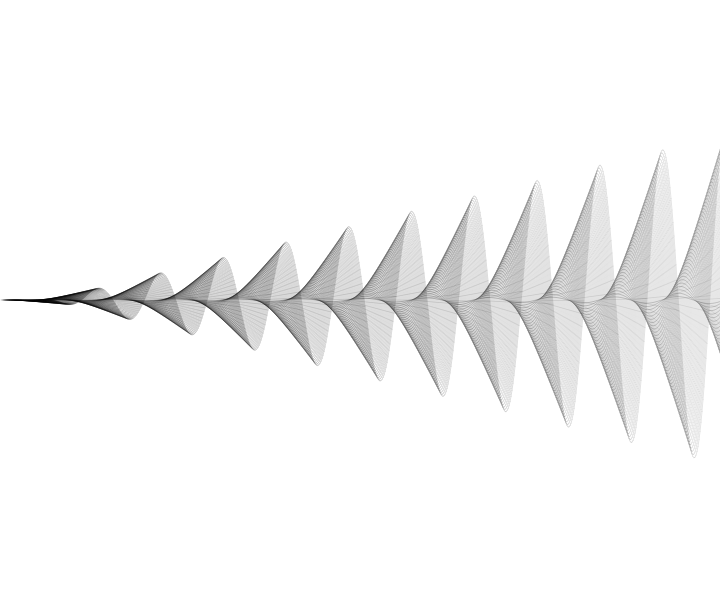
Frame 1 (no input)
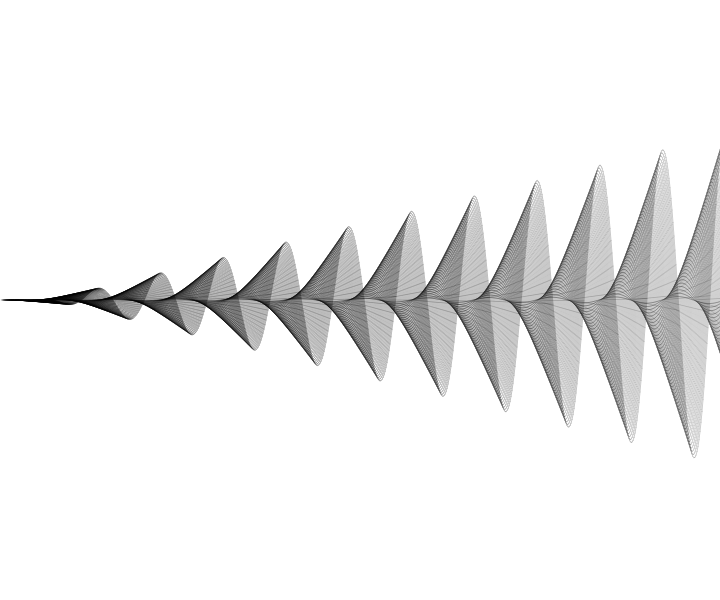
Frame 2 (the mouse pressed at the canvas centre, redrawn once)

The p5.js sketch that drew these frames (run headless with seeded random() and noise() and a simulated clock; the mouse was pressed at the canvas centre and the sketch redrawn once):

// p5.js sketch
// ── sketch.js
var y0, x1, y1, x2, y2;

function setup() {
  createCanvas(720, 600);
  angleMode(RADIANS);
  noLoop();

  y0 = [];
  x1 = [];
  y1 = [];
  x2 = [];
  y2 = [];
}

function draw() {
  // draw 50 sinusoidal waves
  for (let i = 1; i < 50; i++) {
    drawSineWave(i);
  }
}

function drawSineWave(modifier) {
  for (let i = 0; i <= width; i++) {
    y0[i] = height / 2;

    if (i === 0) {
      y1[i] = y0;
      // slighly displace each wave
      x1[i] = 0 + modifier;
    } else {
      y1[i] = y1[i - 1];
      x1[i] = x1[i - 1];
    }

    stroke(`rgba(0, 0, 0, ${((1 / width) * (width - x1[i] / 2)) / 5})`);
    const amplitude = (i / 10) * (modifier / 20);

    x2[i] = x1[i] + 1;
    y2[i] = amplitude * sin(i / 10) + y0[i];

    line(x1[i], y1[i], x2[i], y2[i]);

    x1[i] = x2[i];
    y1[i] = y2[i];
  }
}
